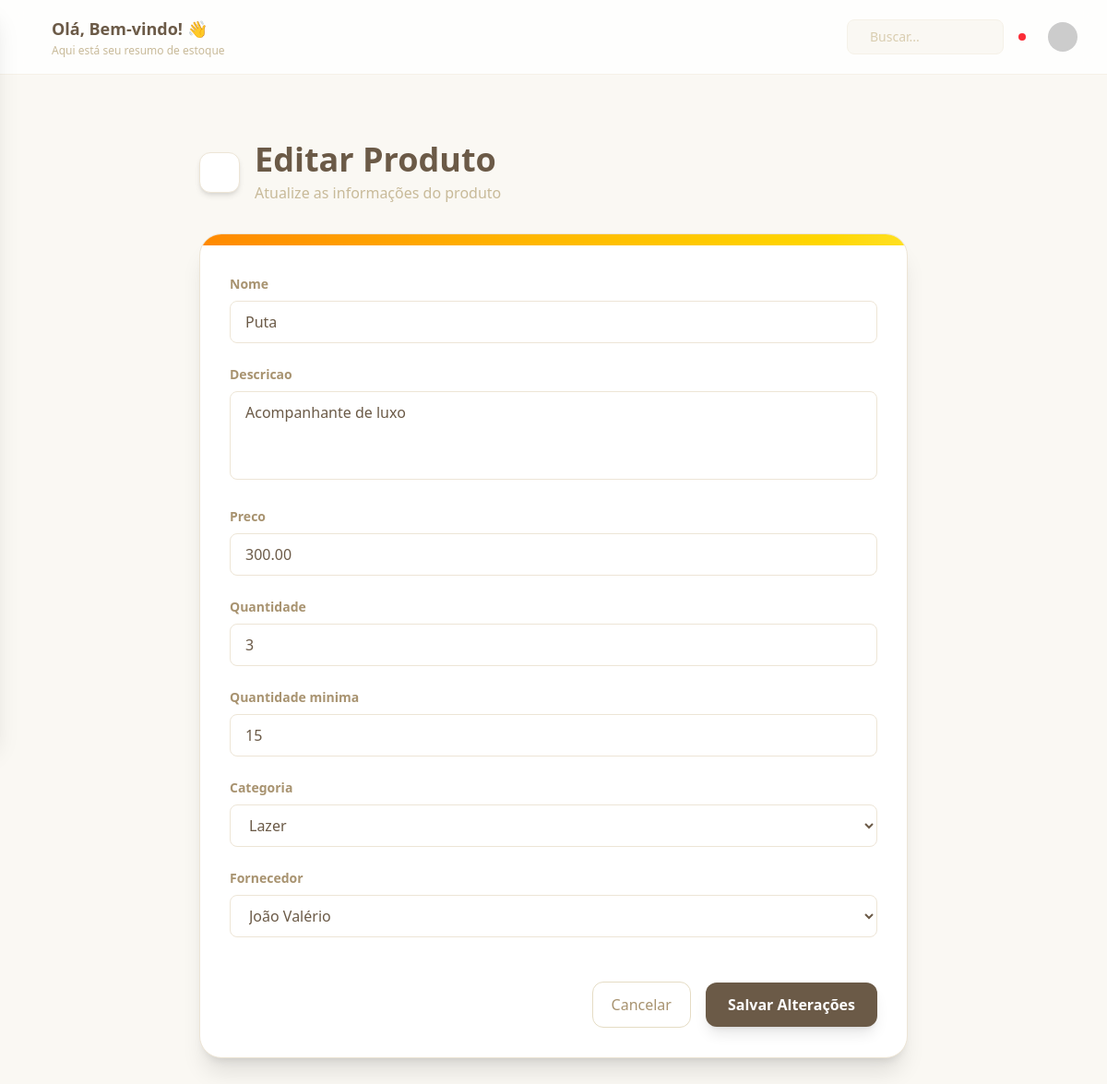
The app's page /produto/editar/1/, older data.
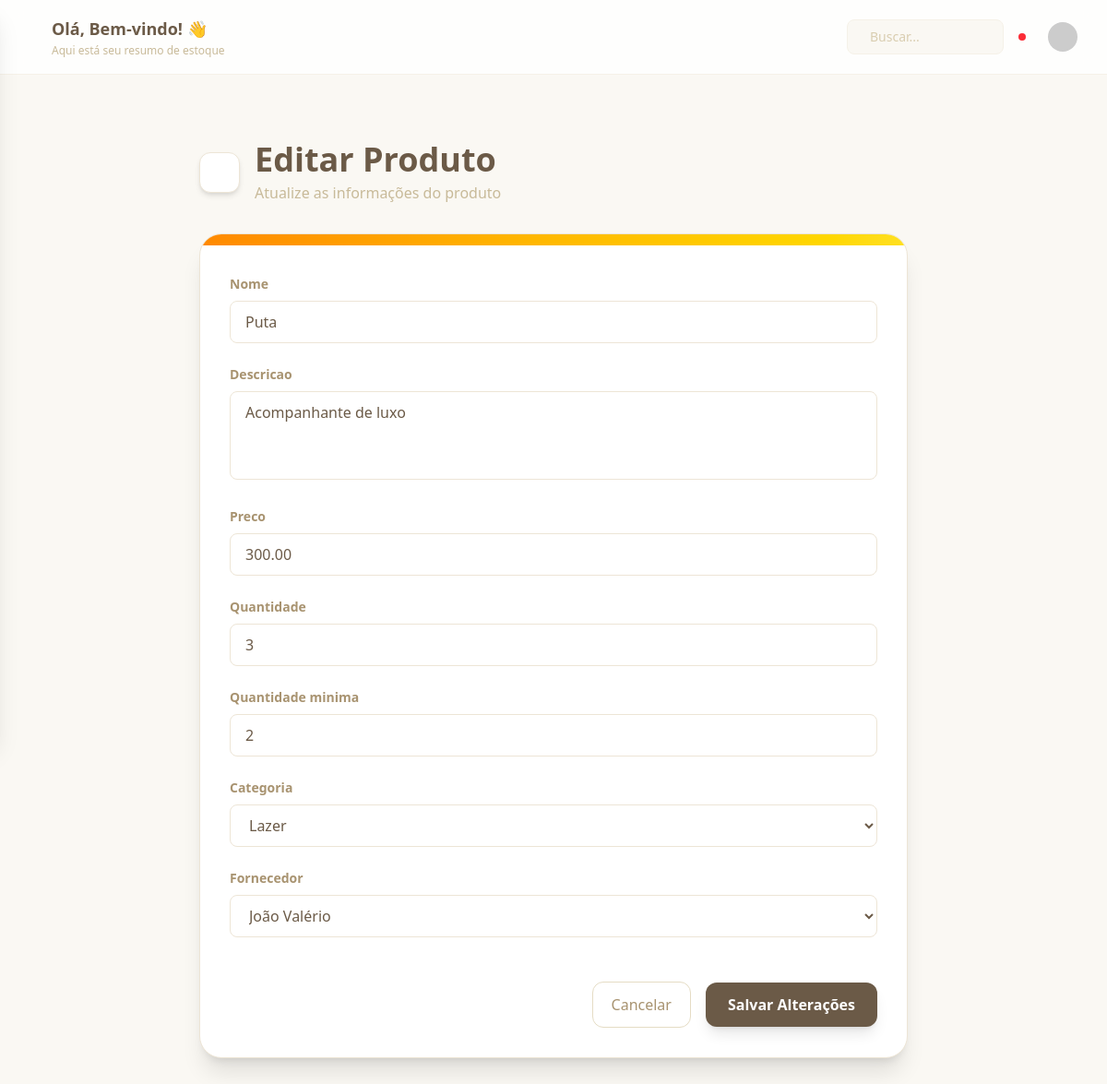
The same page, newer data.
### website/models.py (models this page shows, shortened)
class Produto(models.Model):
    nome = models.CharField(max_length=100)
    descricao = models.TextField()
    preco = models.DecimalField(max_digits=10, decimal_places=2)
    quantidade = models.IntegerField(default=0)
    quantidade_minima = models.IntegerField(default=15)
    categoria = models.ForeignKey(
        Categoria,
        on_delete=models.CASCADE,
        related_name='produtos'
    )
    fornecedor = models.ForeignKey(
        Fornecedor,
        on_delete=models.SET_NULL,
        null=True,
        blank=True,
        related_name='produtos'
    )

### website/views.py (the view)
# urls.py: path("produto/editar/<int:pk>/", UpdateProdutoPageView.as_view(), name="update_produto"),
class UpdateProdutoPageView(UpdateView):
    model = Produto
    form_class = UpdateProdutoForm
    template_name = "update_produto.html"
    success_url = reverse_lazy("produtos")

### website/forms.py
class UpdateProdutoForm(forms.ModelForm):
    class Meta:
        model = Produto
        fields = ["nome", "descricao", "preco", "quantidade", "quantidade_minima", "categoria", "fornecedor"]
        widgets = {
            "nome": forms.TextInput(attrs={"class": INPUT_CLASSES, "placeholder": "Ex.: Notebook Dell"}),
            "descricao": forms.Textarea(attrs={"class": TEXTAREA_CLASSES, "placeholder": "Descrição do produto..."}),
            "preco": forms.NumberInput(attrs={"class": f"{INPUT_CLASSES} text-base", "placeholder": "0.00", "step": "0.01", "min": "0", "inputmode": "decimal"}),
            "quantidade": forms.NumberInput(attrs={"class": INPUT_CLASSES, "placeholder": "0", "min": "0", "inputmode": "numeric"}),
            "quantidade_minima": forms.NumberInput(attrs={"class": INPUT_CLASSES, "placeholder": "15", "min": "0", "inputmode": "numeric"}),
            "categoria": forms.Select(attrs={"class": INPUT_CLASSES}),
            "fornecedor": forms.Select(attrs={"class": INPUT_CLASSES}),
        }

### website/models.py (called while the page is built)
    def __str__(self):
        return self.nome

    def __str__(self):
        return self.nome

### website/templates/update_produto.html (shortened to what this page needs)
{% extends "base.html" %}
{% block content %}
<div class="min-h-screen py-10 px-4">
    <div class="max-w-3xl mx-auto">
        <div class="flex items-center justify-between mb-8">
            <div class="flex items-center gap-4">
                <button
                    onclick="window.history.back()"
                    class="w-11 h-11 rounded-xl bg-white shadow-md hover:shadow-lg transition flex items-center justify-center border border-sand-200 hover:bg-sand-50"
                >
                </button>
                <div>
                    <h1 class="text-4xl font-bold text-sand-900">
                        Editar Produto
                    </h1>
                    <p class="text-sand-500 mt-1">
                        Atualize as informações do produto
                    </p>
                </div>
            </div>
        </div>
        <div class="bg-white rounded-3xl shadow-xl border border-sand-200 overflow-hidden">
            <div class="h-3 bg-gradient-to-r from-orange-400 via-amber-400 to-yellow-300"></div>
            <div class="p-8">
                <form method="POST" class="space-y-6">
                    {% for field in form %}
                    <div>
                        <label class="block mb-2 text-sm font-semibold text-sand-700">
                            {{ field.label }}
                        </label>
                        {{ field }}
                    </div>
                    {% endfor %}
                    <div class="flex items-center justify-end gap-4 pt-6">
                        <button
                            type="button"
                            onclick="window.history.back()"
                            class="px-5 py-3 rounded-xl border border-sand-300 text-sand-700 hover:bg-sand-100 transition"
                        >
                            Cancelar
                        </button>
                        <button
                            type="submit"
                            class="px-6 py-3 rounded-xl bg-sand-900 text-white font-semibold hover:bg-sand-800 transition shadow-lg hover:scale-[1.02]"
                        >
                            Salvar Alterações
                        </button>
                    </div>
                </form>
            </div>
        </div>
    </div>
</div>
{% endblock %}

Row changes from the older to the newer data that the page shows:
changed Produto "Puta": quantidade_minima "15" → "2"
